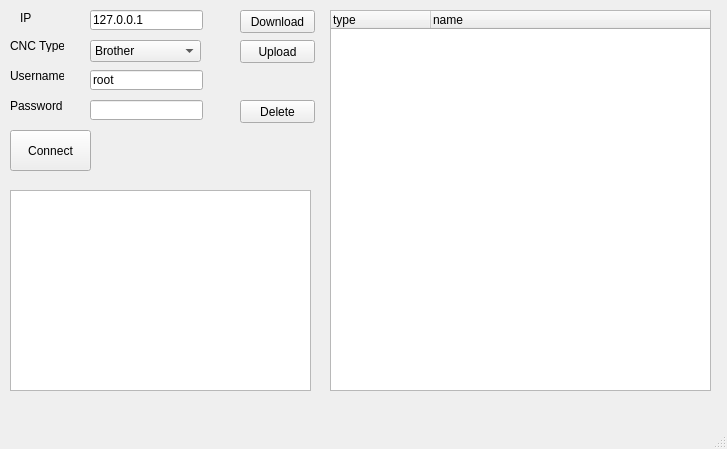
<?xml version="1.0" encoding="UTF-8"?>
<ui version="4.0">
 <class>MainWindow</class>
 <widget class="QMainWindow" name="MainWindow">
  <property name="geometry">
   <rect>
    <x>0</x>
    <y>0</y>
    <width>727</width>
    <height>449</height>
   </rect>
  </property>
  <property name="windowTitle">
   <string>MainWindow</string>
  </property>
  <widget class="QWidget" name="centralwidget">
   <widget class="QLabel" name="ipLabel">
    <property name="geometry">
     <rect>
      <x>20</x>
      <y>10</y>
      <width>51</width>
      <height>16</height>
     </rect>
    </property>
    <property name="text">
     <string>IP</string>
    </property>
   </widget>
   <widget class="QPushButton" name="connectButton">
    <property name="geometry">
     <rect>
      <x>10</x>
      <y>130</y>
      <width>81</width>
      <height>41</height>
     </rect>
    </property>
    <property name="text">
     <string>Connect</string>
    </property>
   </widget>
   <widget class="QLineEdit" name="ipEdit">
    <property name="geometry">
     <rect>
      <x>90</x>
      <y>10</y>
      <width>113</width>
      <height>20</height>
     </rect>
    </property>
    <property name="text">
     <string>127.0.0.1</string>
    </property>
   </widget>
   <widget class="QTextEdit" name="infoEdit">
    <property name="geometry">
     <rect>
      <x>10</x>
      <y>190</y>
      <width>301</width>
      <height>201</height>
     </rect>
    </property>
   </widget>
   <widget class="QTreeWidget" name="fileTree">
    <property name="geometry">
     <rect>
      <x>330</x>
      <y>10</y>
      <width>381</width>
      <height>381</height>
     </rect>
    </property>
    <property name="columnCount">
     <number>2</number>
    </property>
    <column>
     <property name="text">
      <string>type</string>
     </property>
    </column>
    <column>
     <property name="text">
      <string>name</string>
     </property>
    </column>
   </widget>
   <widget class="QLineEdit" name="userEdit">
    <property name="geometry">
     <rect>
      <x>90</x>
      <y>70</y>
      <width>113</width>
      <height>20</height>
     </rect>
    </property>
    <property name="text">
     <string>root</string>
    </property>
    <property name="cursorMoveStyle">
     <enum>Qt::LogicalMoveStyle</enum>
    </property>
   </widget>
   <widget class="QLabel" name="passLabel">
    <property name="geometry">
     <rect>
      <x>10</x>
      <y>100</y>
      <width>54</width>
      <height>12</height>
     </rect>
    </property>
    <property name="text">
     <string>Password</string>
    </property>
   </widget>
   <widget class="QLabel" name="userLabel">
    <property name="geometry">
     <rect>
      <x>10</x>
      <y>70</y>
      <width>54</width>
      <height>12</height>
     </rect>
    </property>
    <property name="text">
     <string>Username</string>
    </property>
   </widget>
   <widget class="QLineEdit" name="passEdit">
    <property name="geometry">
     <rect>
      <x>90</x>
      <y>100</y>
      <width>113</width>
      <height>20</height>
     </rect>
    </property>
    <property name="text">
     <string/>
    </property>
    <property name="cursorMoveStyle">
     <enum>Qt::LogicalMoveStyle</enum>
    </property>
   </widget>
   <widget class="QLabel" name="cnctypeLabel">
    <property name="geometry">
     <rect>
      <x>10</x>
      <y>40</y>
      <width>54</width>
      <height>12</height>
     </rect>
    </property>
    <property name="text">
     <string>CNC Type</string>
    </property>
   </widget>
   <widget class="QComboBox" name="comboBox_cnctype">
    <property name="geometry">
     <rect>
      <x>90</x>
      <y>40</y>
      <width>111</width>
      <height>22</height>
     </rect>
    </property>
    <property name="currentIndex">
     <number>0</number>
    </property>
    <item>
     <property name="text">
      <string>Brother</string>
     </property>
    </item>
    <item>
     <property name="text">
      <string>Fanuc</string>
     </property>
    </item>
    <item>
     <property name="text">
      <string>Mitsubishi</string>
     </property>
    </item>
    <item>
     <property name="text">
      <string>Siemens</string>
     </property>
    </item>
   </widget>
   <widget class="QPushButton" name="deleteButton">
    <property name="geometry">
     <rect>
      <x>240</x>
      <y>100</y>
      <width>75</width>
      <height>23</height>
     </rect>
    </property>
    <property name="text">
     <string>Delete</string>
    </property>
   </widget>
   <widget class="QPushButton" name="downButton">
    <property name="geometry">
     <rect>
      <x>240</x>
      <y>10</y>
      <width>75</width>
      <height>23</height>
     </rect>
    </property>
    <property name="text">
     <string>Download</string>
    </property>
   </widget>
   <widget class="QPushButton" name="upButton">
    <property name="geometry">
     <rect>
      <x>240</x>
      <y>40</y>
      <width>75</width>
      <height>23</height>
     </rect>
    </property>
    <property name="text">
     <string>Upload</string>
    </property>
   </widget>
  </widget>
  <widget class="QMenuBar" name="menubar">
   <property name="geometry">
    <rect>
     <x>0</x>
     <y>0</y>
     <width>727</width>
     <height>23</height>
    </rect>
   </property>
  </widget>
  <widget class="QStatusBar" name="statusbar"/>
 </widget>
 <resources/>
 <connections/>
</ui>
